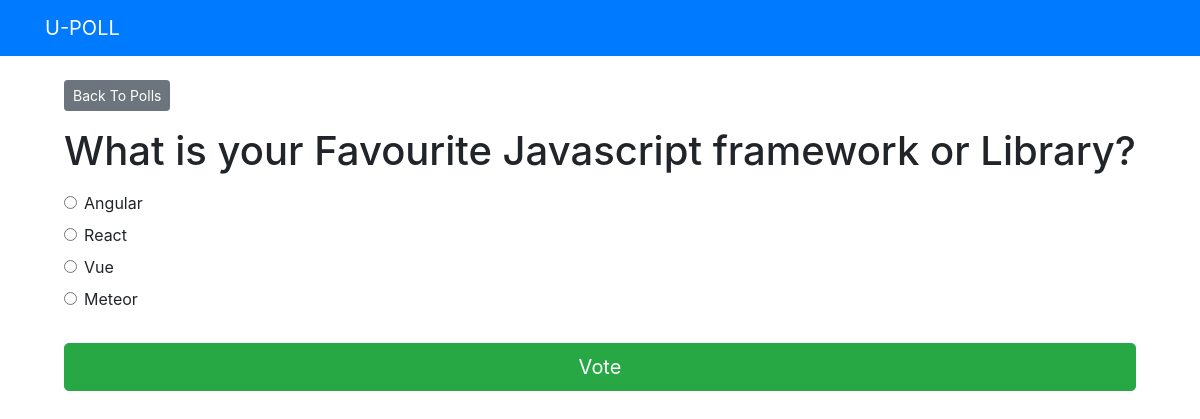
The page /polls/1/ on the database its author committed.
### polls/models.py (models this page shows, shortened)
class Question(models.Model):
    question_text = models.CharField(max_length= 200)
    pub_date = models.DateTimeField('date published')

class choice(models.Model):
    question = models.ForeignKey(Question, on_delete= models.CASCADE)
    choice_text = models.CharField(max_length = 200)
    votes = models.IntegerField(default = 0)

### polls/views.py (the view)
# urls.py: path('<int:question_id>/', views.detail, name='detail'),
def detail(request, question_id):
    try:
        question = Question.objects.get(pk = question_id)
    except Question.DoesNotExist:
        raise Http404("Question does not exist")
    return render(request, 'polls/detail.html', {'question':question})

### templates/polls/detail.html (shortened to what this page needs)
{% extends 'base.html' %}
{% block content %}
<a class ="btn btn-secondary btn-sm mb-3" href ="{% url 'polls:index' %}">Back To Polls</a>
<h1 class ="text-center mb-3">{{ question.question_text }}</h1>
<form action ="{% url 'polls:vote' question.id %}" method ="post">
    {% for choice in question.choice_set.all %}
    <div class ="form-check">
        <input type ="radio" name ="choice" class ="form-check-input" id ="choice{{ forloop.counter }}"
            value ="{{ choice.id }}" />
        <label for ="choice{{ forloop.counter }}">{{ choice.choice_text }}</label>
    </div>
    {% endfor %}
    <input type ="submit" value ="Vote" class ="btn btn-success btn-lg btn-block mt-4" />
</form>
{% endblock %}

### rows shown on the page
Question: question_text "What is your Favourite Javascript framework or Library?"
choice: choice_text "Angular"
choice: choice_text "React"
choice: choice_text "Vue"
choice: choice_text "Meteor"
